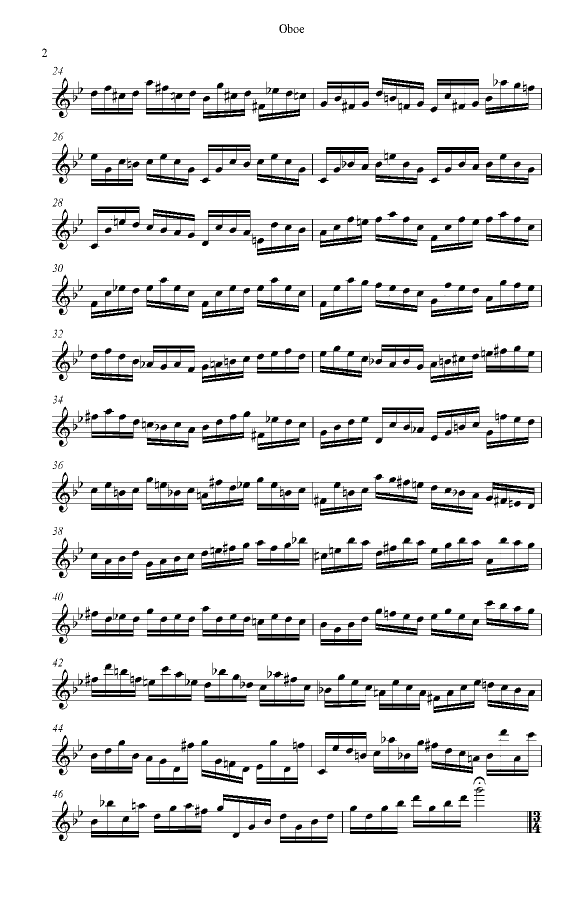
#> input picture cleanwithstaff.png, 1167 x 1803 px (shown at 1/2 size)
$ python convert.py --filename ../cleanwithstaff.png   (Python 2 division)
#> lines starting #> are read from the running program, lines starting #| are printed output that depends on the picture; after the words box and inside, x2 and y2 are one past the last pixel; in counts of white or black regions, pixels touching at a corner belong together
#Note: in Image, im.getpixel((x,y)) is (columns traversed, rows traversed)
#in array, array[x,y] is [rows traversed, columns traversed]
#so need to switch x and y for program to function

#STEP 1
#PURPOSE: convert raw jpg file to clean binary uint8 black and white jpg

#### Outside libraries
import numpy as np
import cv2
import time
import sys
import argparse
import cPickle as cpickle
#### Other Modules
#### Constants

SCALEFACTOR=255 #easier to do calculation with black=1 then convert back
TSCALE = 80  #minimum allowable theta value in hough line transform
TRANGE = 20  #range that 'horizontal' line can encompas in hough line trasform
GAP = 15    #used in hor_lines, absolute distance in pixels between each pixel checked
PERCENT_COVERAGE = .75 # percent of entire page a staff horizonally takes up...will be changed


DIA_KERNEL_DIM = (2,2) #dimension of kernel in dilate
ERODE_KERNEL_DIM = (2,2)
DILATE_ITERATIONS = 1
ERODE_ITERATIONS = 1
GAUSS_KERNEL_SIZE = (5,5)
BETA = 125 #brightness
THRESH = 10 #thresholding

sys.setrecursionlimit(50000)


## collection of different methods to apply to image to make more clear
##figure out what the variables mean
# [5 lines left out: function adaptiveThreshold, not called in this run]


def dilate(img):
    kernel = np.ones(DIA_KERNEL_DIM, np.uint8)
    dilated_im = cv2.dilate(img, kernel, DILATE_ITERATIONS)
    cv2.imshow("dilated image", dilated_im)
#    cv2.imwrite("di.jpg", dilated_im)
    cv2.waitKey(0)
    return dilated_im

# [15 lines left out: functions erode, gaussian_blur, not called in this run]

def increase_brightness(img):
    # Convert to float32
    img = np.float32(img)
    # Add offset to img
    imbright = np.clip(img + BETA, 0, 255)
    # Histogram equilization (normalizes values after brightening)
    imbright = cv2.equalizeHist(np.uint8(imbright))
    # Merge the channels and show the output
    cv2.namedWindow("Bright music", cv2.WINDOW_AUTOSIZE)
    cv2.imshow("Bright music", imbright)
    cv2.waitKey(0)
    return imbright

def threshold(img):
    maxValue= 255
    th, thresh_im = cv2.threshold(img, 0, maxValue, \
            cv2.THRESH_BINARY+cv2.THRESH_OTSU)
    print "th is ", th
    th2, thresh_im = cv2.threshold(img, th, maxValue, \
            cv2.THRESH_BINARY)
    print "th2 is ", th2
    th3, thresh_im =  cv2.threshold(img, 2, maxValue, \
            cv2.THRESH_BINARY)

    cv2.namedWindow("thresh_im", cv2.WINDOW_AUTOSIZE)
    cv2.imshow("thresh_im", thresh_im)
    cv2.waitKey(0)
#    cv2.imwrite("thresh.jpg", thresh_im)
    return thresh_im


# [22 lines left out: function kmeans, not called in this run]


def  main():
    #parsing and input from computer vision for faces module 2 brightness.py

    ap = argparse.ArgumentParser()
    ap.add_argument("-f", "--filename")
    args = vars(ap.parse_args())

    filename = "./image_test.jpg"
    if args['filename']:
      filename = args['filename']

    img = cv2.imread(filename, 0)
#> img is the input picture: shape (1803, 1167); min 0, max 255, mean 229.8
    ##reverse
#    img = ~img
#    cv2.imshow("reversed_im", img)
#    cv2.waitKey
    #equalize
    cladh = cv2.createCLAHE()
    img = cladh.apply(img)
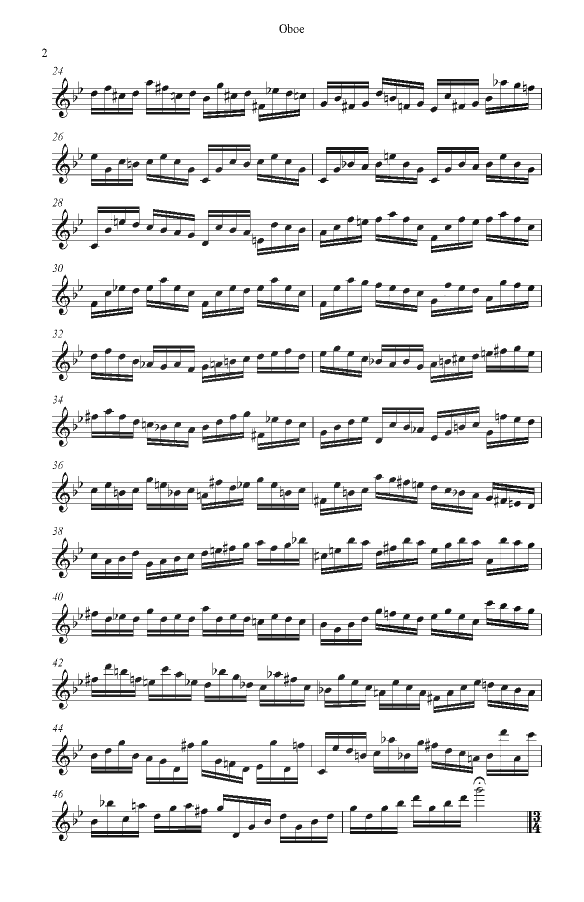
#> img: shape (1803, 1167) (shown at 1/2 size); min 8, max 255, mean 232.7
    cv2.imshow("clahe equalized", img)
    cv2.waitKey(0)
    img = dilate(img)
#> in dilate, `dilated_im = cv2.dilate(img, kernel, DILATE_ITERATIONS)`:
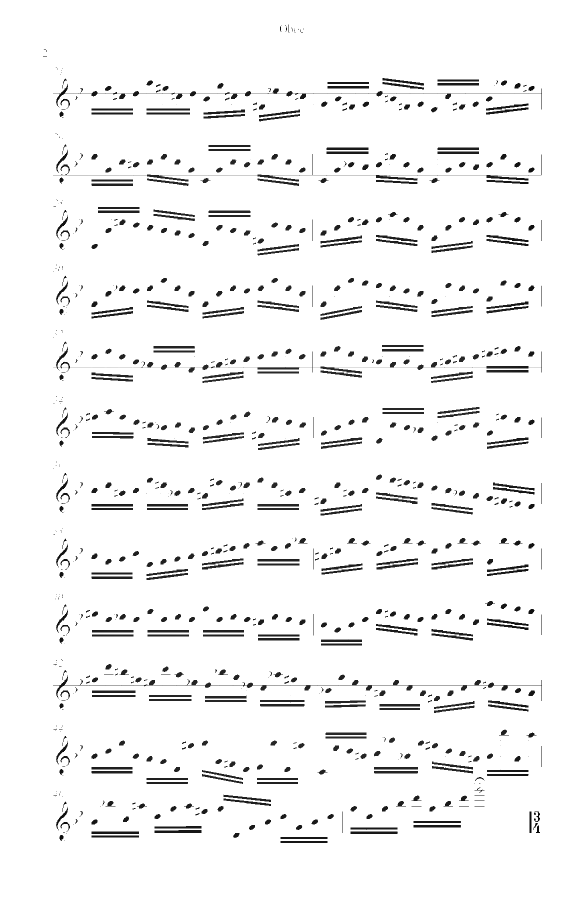
#> dilated_im: shape (1803, 1167) (shown at 1/2 size); min 8, max 255, mean 242.7
## Brightness to get rid of some grey spots
    img = increase_brightness(img)
#> in increase_brightness, `imbright = np.clip(img + BETA, 0, 255)`:
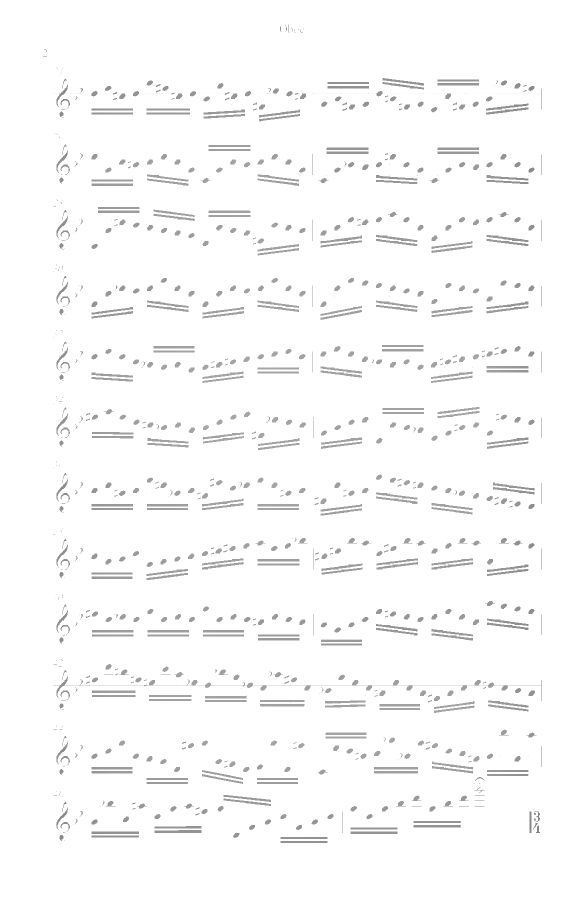
#> imbright: shape (1803, 1167) float32 (shown at 1/2 size); min 133, max 255, mean 249.6

    ##threshold
    img = threshold(img)
#> in threshold, `th, thresh_im = cv2.threshold(img, 0, maxValue, \ cv2.THRESH_BINARY+cv..`: thresh_im: shape (1803, 1167); 94.5% white; 983 black regions (310 under 20 px), largest, box (x1, y1, x2, y2) and area: (106, 1351, 1084, 1402) 2558, (252, 182, 545, 198) 754, (309, 1660, 403, 1666) 516
#> in threshold, `th, thresh_im = cv2.threshold(img, 0, maxValue, \ cv2.THRESH_BINARY+cv..`: th = 14
#| th is  14.0
#| th2 is  14.0
#> in threshold, `th3, thresh_im =  cv2.threshold(img, 2, maxValue, \ cv2.THRESH_BINARY)`:
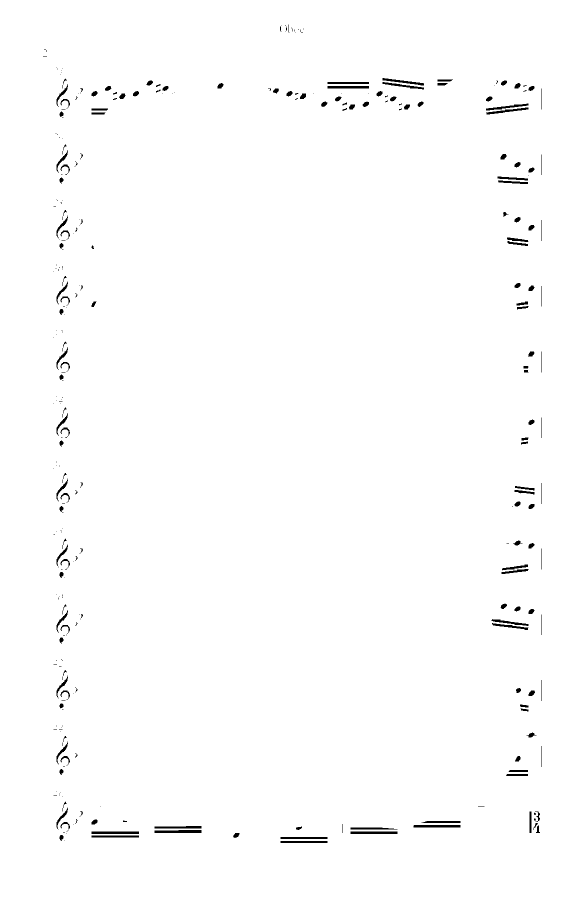
#> thresh_im: shape (1803, 1167) (shown at 1/2 size); 99% white; 330 black regions (167 under 20 px), largest, box (x1, y1, x2, y2) and area: (309, 1660, 403, 1666) 516, (183, 1663, 278, 1668) 475, (701, 1663, 795, 1668) 470
    cv2.imshow("thresholded imgae", img)
    cv2.waitKey(0)
      #Threshold to black and white
#    img = threshold(img)
    ## Dialate
    #img = dilate(img)
    cv2.imwrite("process_img.jpg", img)
    cv2.destroyAllWindows()
# [52 lines left out: functions testcode, replot, print_im, not called in this run]

## pickles object in file (each object + characteristics)
def save_obj(obj, filename):
    with open(filename+".pkl", 'wb') as f:
        cpickle.dump(obj, f, cpickle.HIGHEST_PROTOCOL)

## reads back object from pickled file
def load_obj(filename):
    with open(filename+".pkl", 'rb') as f:
        return cpickle.load(f)


# [11 lines left out: function speedcheck, not called in this run]

main()
